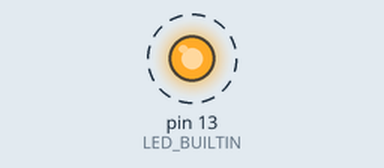
Recording of a sketch running on a simulated Arduino Uno, built with avr-gcc and run on an emulated ATmega328P. Shown: output pins drawn as LEDs (lit = HIGH). Dashed ring = blinking.

Above: at 0.5 s.
Timing chart, 0 to 4.6 s (numbered marks = the images above):
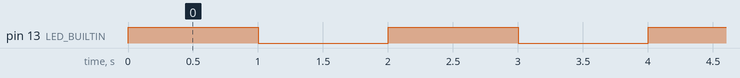

Measured:
- by itself, pin 13 (LED_BUILTIN): alternates HIGH for 1.0 s and LOW for 1.0 s

The sketch:

Practica.09.ino
```cpp
// C++ code
//
void setup()
{
  pinMode(LED_BUILTIN, OUTPUT);
  pinMode(13, OUTPUT);
}

void loop()
{
  digitalWrite(LED_BUILTIN, HIGH);
  digitalWrite(13, HIGH);
  delay(1000); // Wait for 1000 millisecond(s)
  digitalWrite(LED_BUILTIN, LOW);
  digitalWrite(13, LOW);
  delay(1000); // Wait for 1000 millisecond(s)
}
```
